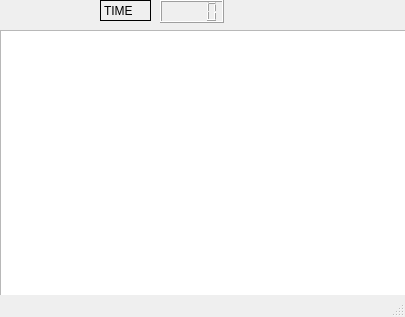
<?xml version="1.0" encoding="UTF-8"?>
<ui version="4.0">
 <class>MainWindow</class>
 <widget class="QMainWindow" name="MainWindow">
  <property name="geometry">
   <rect>
    <x>0</x>
    <y>0</y>
    <width>405</width>
    <height>317</height>
   </rect>
  </property>
  <property name="windowTitle">
   <string>MainWindow</string>
  </property>
  <widget class="QWidget" name="centralwidget">
   <widget class="QGraphicsView" name="graphicsView">
    <property name="enabled">
     <bool>true</bool>
    </property>
    <property name="geometry">
     <rect>
      <x>0</x>
      <y>30</y>
      <width>751</width>
      <height>501</height>
     </rect>
    </property>
    <property name="toolTip">
     <string>&lt;html&gt;&lt;head/&gt;&lt;body&gt;&lt;p&gt;hhhh&lt;img src=&quot;:/new/Images/Images/Bomberman.PNG&quot;/&gt;&lt;/p&gt;&lt;/body&gt;&lt;/html&gt;</string>
    </property>
    <property name="backgroundBrush">
     <brush brushstyle="SolidPattern">
      <color alpha="255">
       <red>0</red>
       <green>170</green>
       <blue>0</blue>
      </color>
     </brush>
    </property>
   </widget>
   <widget class="QLabel" name="label">
    <property name="geometry">
     <rect>
      <x>100</x>
      <y>0</y>
      <width>51</width>
      <height>21</height>
     </rect>
    </property>
    <property name="frameShape">
     <enum>QFrame::Panel</enum>
    </property>
    <property name="text">
     <string>TIME</string>
    </property>
    <property name="textFormat">
     <enum>Qt::MarkdownText</enum>
    </property>
    <property name="margin">
     <number>3</number>
    </property>
   </widget>
   <widget class="QLCDNumber" name="lcdNumber">
    <property name="geometry">
     <rect>
      <x>160</x>
      <y>0</y>
      <width>64</width>
      <height>23</height>
     </rect>
    </property>
   </widget>
  </widget>
  <widget class="QMenuBar" name="menubar">
   <property name="geometry">
    <rect>
     <x>0</x>
     <y>0</y>
     <width>405</width>
     <height>22</height>
    </rect>
   </property>
  </widget>
  <widget class="QStatusBar" name="statusbar"/>
 </widget>
 <resources/>
 <connections/>
</ui>
